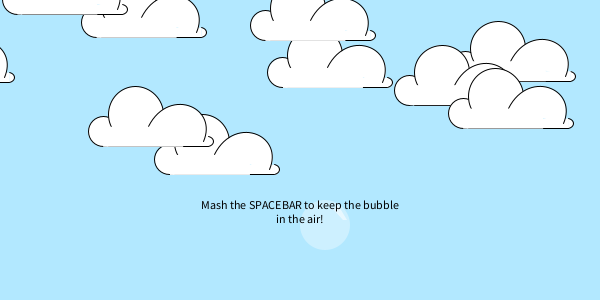
Frame 1 (no input)
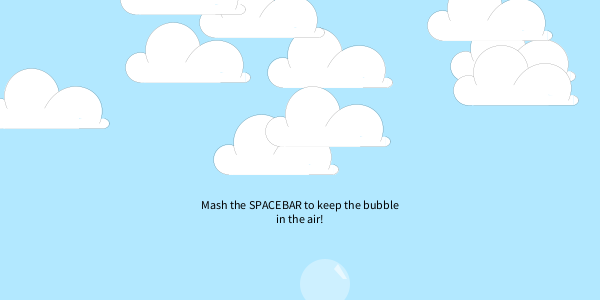
Frame 60 (the mouse pressed at the canvas centre just before this capture)
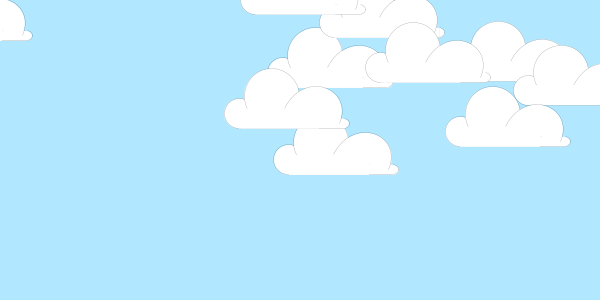
Frame 120 (the mouse held since frame 60 and released just before this capture)

The Processing sketch that drew these frames (run headless with seeded random() and noise(); from frame 60 on, the mouse is pressed at the canvas centre):

// Processing sketch: processing_122774
// ── processing_122774.pde

Cloud[] clouds = new Cloud[10];
Bubble bubble;
String s = "Mash the SPACEBAR to keep the bubble in the air!";
int counter;

void setup(){
  size(600,300);
  colorMode(HSB, 100);
  background(55,30,100);
  counter = 0;
  bubble = new Bubble();
  
  for(int i = 0; i < clouds.length; i++){
    clouds[i] = new Cloud(random(0,width),random(0,height),i/2);
  }
}

void draw(){
  background(55,30,100);
  for(int n = 0; n < clouds.length; n++){ 
    clouds[n].display();
    clouds[n].move(); 
  }
  bubble.display();
  bubble.move();
  
  if(counter < 100) {
    fill(0);
    textAlign(CENTER);
    text(s, 200, 200, 200, 40);
  }
  
  counter++;
}

void keyPressed(){
  //background(55,30,100);
  bubble.y = bubble.y - 10;
  
}


    
class Bubble {
  float x;
  float y;
  float v;
  
  Bubble(){
    x = 200;
    y = 100;
    v = 1;
    
  }
  
  void display(){
    colorMode(HSB, 100);
    strokeWeight(0);
    smooth();
    ellipseMode(CORNER);
    fill(100, 0, 100, 35);              //outer circle
    ellipse(x +100, y +100, 50, 50);
    noStroke();
    fill(100, 0, 100, 55);              //inner glare
    quad(x +138, y +105, x +134, y +110, x +143, y +120, x +147, y +120);
  
  }
  
  void move(){
     y = y + v;
  }
  
}
  
class Cloud {
  float x;
  float y;
  float v;
  
  Cloud(float xpos, float ypos, float speed){
    x = xpos;
    y = ypos;
    v = speed;
  }
  
  void display(){  
    fill(0,0,100,100);
    stroke(0);
    smooth();
    //right side
    curve(x -40, y, x, y, x, y +10, x -40, y +10);
    //bottom fill
    noStroke();
    rect(x -100, y, 100, 10);
    //bottom line
    stroke(0);
    line(x, y +10, x -100, y +10);
    ellipseMode(CORNER);
    //left hump
    ellipse(x -120, y -20, 30, 30);
    //left side
    ellipse(x -100, y -50, 55, 55);
    //right hump
    bezier(x -5, y +5, x +10, y -30, x -40, y -50, x -60, y -10);
    //inside fill
    noStroke();
    rect(x -105, y -10, 80, 20);
  }
  
  void move(){
    x = x + v;
    if (x -100 > width){
      x = 0;
    }
    
  }
  
}
